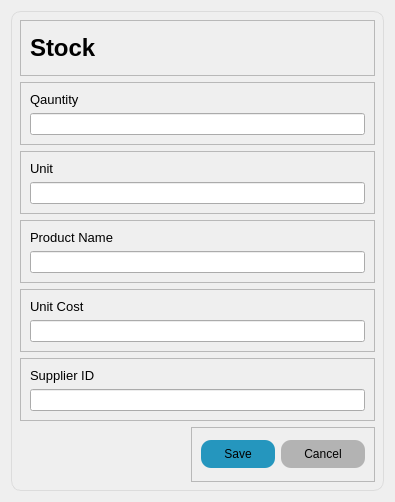
<?xml version="1.0" encoding="UTF-8"?>
<ui version="4.0">
 <class>Dialog</class>
 <widget class="QDialog" name="Dialog">
  <property name="geometry">
   <rect>
    <x>0</x>
    <y>0</y>
    <width>395</width>
    <height>502</height>
   </rect>
  </property>
  <property name="windowTitle">
   <string>Dialog</string>
  </property>
  <property name="styleSheet">
   <string notr="true">#save {
	background-color: #2596be;
	padding:7px 23px;
	border-radius:10px;
}
#cancel {
	
	background-color: rgb(179, 179, 179);
	padding: 7px 23px;
	border: none;
	border-radius: 10px;
}
#save:hover{
	background-color:#18647e;
	
}
#cancel:hover {
	background-color:#18647e;
}
#widget {
	border:1px solid #dcdcdc;
	border-radius: 10px;
}
</string>
  </property>
  <layout class="QVBoxLayout" name="verticalLayout">
   <item>
    <widget class="QWidget" name="widget" native="true">
     <layout class="QVBoxLayout" name="verticalLayout_2">
      <item>
       <widget class="QFrame" name="frame">
        <property name="frameShape">
         <enum>QFrame::StyledPanel</enum>
        </property>
        <property name="frameShadow">
         <enum>QFrame::Raised</enum>
        </property>
        <layout class="QVBoxLayout" name="verticalLayout_8">
         <item>
          <widget class="QLabel" name="label">
           <property name="font">
            <font>
             <pointsize>18</pointsize>
             <weight>75</weight>
             <bold>true</bold>
            </font>
           </property>
           <property name="text">
            <string>Stock</string>
           </property>
          </widget>
         </item>
        </layout>
       </widget>
      </item>
      <item>
       <widget class="QFrame" name="frame_2">
        <property name="frameShape">
         <enum>QFrame::StyledPanel</enum>
        </property>
        <property name="frameShadow">
         <enum>QFrame::Raised</enum>
        </property>
        <layout class="QVBoxLayout" name="verticalLayout_3">
         <item>
          <widget class="QLabel" name="label_2">
           <property name="font">
            <font>
             <pointsize>10</pointsize>
             <weight>50</weight>
             <bold>false</bold>
            </font>
           </property>
           <property name="text">
            <string>Qauntity</string>
           </property>
          </widget>
         </item>
         <item>
          <widget class="QLineEdit" name="name"/>
         </item>
        </layout>
       </widget>
      </item>
      <item>
       <widget class="QFrame" name="frame_3">
        <property name="frameShape">
         <enum>QFrame::StyledPanel</enum>
        </property>
        <property name="frameShadow">
         <enum>QFrame::Raised</enum>
        </property>
        <layout class="QVBoxLayout" name="verticalLayout_4">
         <item>
          <widget class="QLabel" name="label_3">
           <property name="font">
            <font>
             <pointsize>10</pointsize>
            </font>
           </property>
           <property name="text">
            <string>Unit</string>
           </property>
          </widget>
         </item>
         <item>
          <widget class="QLineEdit" name="lineEdit"/>
         </item>
        </layout>
       </widget>
      </item>
      <item>
       <widget class="QFrame" name="frame_4">
        <property name="frameShape">
         <enum>QFrame::StyledPanel</enum>
        </property>
        <property name="frameShadow">
         <enum>QFrame::Raised</enum>
        </property>
        <layout class="QVBoxLayout" name="verticalLayout_5">
         <item>
          <widget class="QLabel" name="label_4">
           <property name="font">
            <font>
             <pointsize>10</pointsize>
            </font>
           </property>
           <property name="text">
            <string>Product Name</string>
           </property>
          </widget>
         </item>
         <item>
          <widget class="QLineEdit" name="cost"/>
         </item>
        </layout>
       </widget>
      </item>
      <item>
       <widget class="QFrame" name="frame_5">
        <property name="frameShape">
         <enum>QFrame::StyledPanel</enum>
        </property>
        <property name="frameShadow">
         <enum>QFrame::Raised</enum>
        </property>
        <layout class="QVBoxLayout" name="verticalLayout_6">
         <item>
          <widget class="QLabel" name="label_5">
           <property name="font">
            <font>
             <pointsize>10</pointsize>
            </font>
           </property>
           <property name="text">
            <string>Unit Cost</string>
           </property>
          </widget>
         </item>
         <item>
          <widget class="QLineEdit" name="supplier_id"/>
         </item>
        </layout>
       </widget>
      </item>
      <item>
       <widget class="QFrame" name="frame_6">
        <property name="frameShape">
         <enum>QFrame::StyledPanel</enum>
        </property>
        <property name="frameShadow">
         <enum>QFrame::Raised</enum>
        </property>
        <layout class="QVBoxLayout" name="verticalLayout_7">
         <item>
          <widget class="QLabel" name="label_6">
           <property name="font">
            <font>
             <pointsize>10</pointsize>
            </font>
           </property>
           <property name="text">
            <string>Supplier ID</string>
           </property>
          </widget>
         </item>
         <item>
          <widget class="QLineEdit" name="lineEdit_2"/>
         </item>
        </layout>
       </widget>
      </item>
      <item alignment="Qt::AlignRight">
       <widget class="QFrame" name="frame_7">
        <property name="frameShape">
         <enum>QFrame::StyledPanel</enum>
        </property>
        <property name="frameShadow">
         <enum>QFrame::Raised</enum>
        </property>
        <layout class="QHBoxLayout" name="horizontalLayout">
         <item>
          <widget class="QPushButton" name="save">
           <property name="text">
            <string>Save</string>
           </property>
          </widget>
         </item>
         <item>
          <widget class="QPushButton" name="cancel">
           <property name="text">
            <string>Cancel</string>
           </property>
          </widget>
         </item>
        </layout>
       </widget>
      </item>
     </layout>
    </widget>
   </item>
  </layout>
 </widget>
 <resources/>
 <connections/>
</ui>
